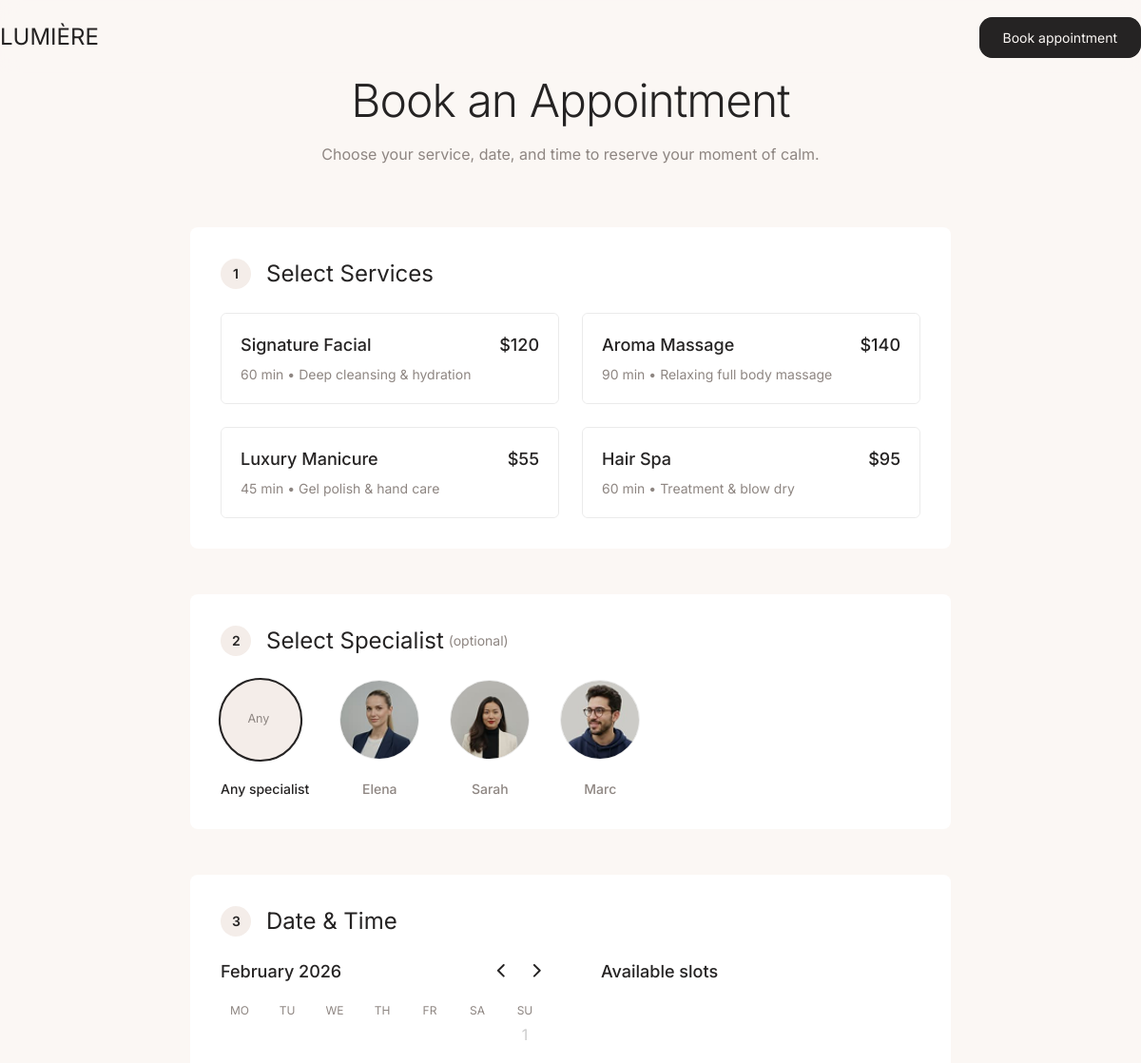
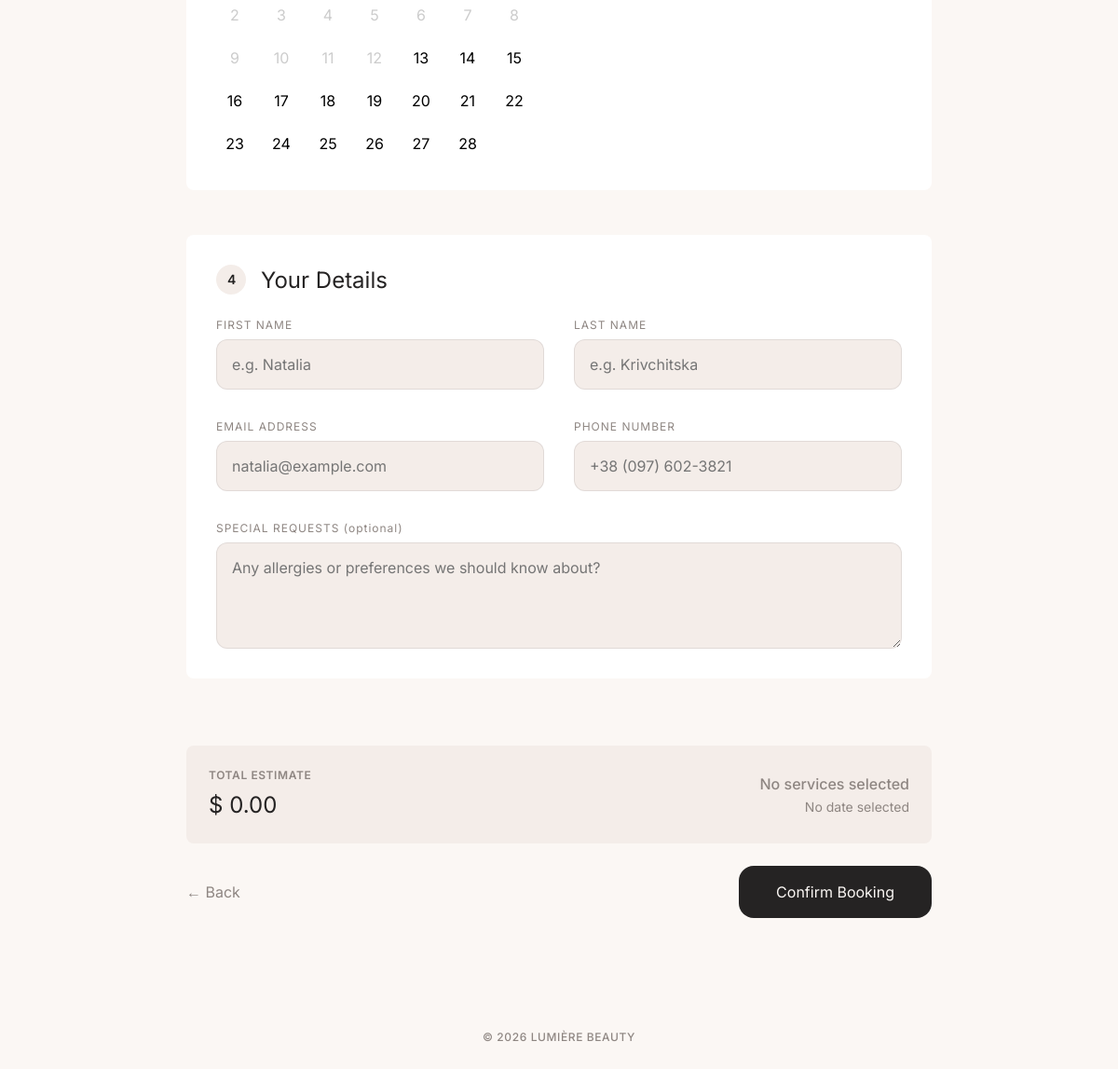
/book/, run on the app's committed database (2 pictures, top to bottom).
### main/models.py (models this page shows, shortened)
class Service(models.Model):
    service_name = models.CharField(max_length=200)
    price = models.DecimalField(max_digits=8, decimal_places=2)
    service_description = models.TextField(null=True, blank=True)

class Specialist(models.Model):
    name = models.CharField(max_length=200)
    photo = models.ImageField(upload_to='specialists/', blank=True, null=True)

### main/views.py (the view, shortened to what this page needs)
# urls.py: path('book/', BookingCreateView.as_view(), name='book'),
class BookingCreateView(CreateView):
    model = Booking
    form_class = BookingForm
    template_name = "main/book.html"
    def get_context_data(self, **kwargs):
        context = super().get_context_data(**kwargs)
        context["services"] = Service.objects.all()
        context["specialists"] = Specialist.objects.all()
        return context

### main/templates/main/book.html (shortened to what this page needs)
{% load static %}
<!DOCTYPE html>
<html lang="en">
<head>
    <link rel="stylesheet" href="{% static 'css/style.css' %}">
</head>
<body>
<main>
   <header class="nav">
    <nav class="navigation">
        <a href="{% url 'main:index' %}" class="navigation__logo">
            LUMIÈRE
        </a>
        <div class="navigation__button">
            <a href="{% url 'main:book' %}">Book appointment</a>
        </div>
    </nav>
    </header>
<form method="POST" action="{% url 'main:book' %}">
<section class="text_section">
    <h1 class="text_section__title">Book an Appointment</h1>
    <h3 class="text_section__description">Choose your service, date, and time to reserve your moment of calm.</h3>
</section>
<section class="service_select">
    <div class="service_select__upper">
        <div class="number_round first_round">
            <span class="number first_number">1</span>
        </div>
        <p>Select Services</p>
    </div>
    <fieldset class="service_select__lower">
    {% for service in services %}
        <label class="service_select__card">
            <div class="service_select__content">
                <div class="service_select__title-price">
                    <h4>{{ service.service_name }}</h4>
                    <p class="service_select__price">
                        ${{ service.price|floatformat:0 }}
                    </p>
                </div>
                {% if service.service_description %}
                    <p class="service_select__description">
                        {{ service.service_description }}
                    </p>
                {% endif %}
            </div>
        </label>
    {% endfor %}
</fieldset>
</section>
<section class="specialist_select">
    <div class="service_select__upper specialist_select__upper">
        <div class="number_round second_round">
            <span class="number second_number">2</span>
        </div>
        <p>Select Specialist</p>
        <p class="optional">(optional)</p>
    </div>
    <div class="specialist_select__lower">
        <label class="specialist_select__card">
            <div class="specialist_select__content">
                <div class="specialist_select__round">
                    <span>Any</span>
                </div>
                <p>Any specialist</p>
            </div>
        </label>
        {% for specialist in specialists %}
            <label class="specialist_select__card">
                <div class="specialist_select__content">
                    {% if specialist.photo %}
                        <img
                            src="{{ specialist.photo.url }}"
                            alt="{{ specialist.name }}"
                        >
                    {% else %}
                        <div class="specialist_select__round">
                            <span>{{ specialist.name|first }}</span>
                        </div>
                    {% endif %}
                    <p>{{ specialist.name }}</p>
                </div>
            </label>
        {% endfor %}
    </div>
</section>
<section class="data_select">
  <div class="service_select__upper">
      <div class="number_round first_round">
          <span class="number third_number">3</span>
      </div>
      <p>Date & Time</p>
  </div>
  <div class="booking-wrapper">
    <div class="calendar-section">
      <div class="calendar-header">
        <h2 id="monthYear"></h2>
        <div class="calendar-nav">
          <button type="button" id="prevBtn">
            <img src="{% static 'img/Vector1.svg' %}" alt="">
          </button>
          <button type="button" id="nextBtn">
            <img src="{% static 'img/Vector2.svg' %}" alt="">
          </button>
        </div>
      </div>
      <div class="weekdays">
        <span>MO</span><span>TU</span><span>WE</span>
        <span>TH</span><span>FR</span><span>SA</span><span>SU</span>
      </div>
      <div id="calendarDays" class="calendar-days"></div>
    </div>
    <div class="slots-section">
      <h3>Available slots</h3>
    </div>
  </div>
</section>
<section class="details-select">
    <div class="service_select__upper">
        <div class="number_round first_round">
            <span class="number fourth_number">4</span>
        </div>
        <p>Your Details</p>
    </div>
    <fieldset class="booking-fieldset">
        <div class="form-grid">
            <div class="form-group" style="width: 100%">
                <label for="{{ form.first_name.id_for_label }}">
                    First Name
                </label>
                {{ form.first_name }}
            </div>
            <div class="form-group">
                <label for="{{ form.last_name.id_for_label }}">
                    Last Name
                </label>
                {{ form.last_name }}
            </div>
            <div class="form-group">
                <label for="{{ form.email.id_for_label }}">
                    Email Address
                </label>
                {{ form.email }}
            </div>
            <div class="form-group">
                <label for="{{ form.phone_number.id_for_label }}">
                    Phone Number
                </label>
                {{ form.phone_number }}
            </div>
        </div>
        <div class="form-group full-width">
            <label for="{{ form.requests.id_for_label }}">
                Special Requests
                <span class="optional">(optional)</span>
            </label>
            {{ form.requests }}
        </div>
    </fieldset>
</section>
<section class="total" aria-labelledby="summary-title">
  <div class="summary-left">
    <p id="summary-title" class="summary-label">
      Total Estimate
    </p>
    <p class="summary-price">
      <span class="currency">$</span>
      <span id="totalAmount">0.00</span>
    </p>
  </div>
  <div class="summary-right">
    <p id="summaryServices" class="summary-service">
    </p>
    <p id="summaryDetails" class="summary-details">
    </p>
  </div>
</section>
<div class="booking-actions">
  <a href="{% url 'main:index' %}" class="btn-back">
    ← Back
  </a>
  <button type="submit" class="btn-confirm">
    Confirm Booking
  </button>
</div>
</form>
<div class="footer_booking">© 2026 Lumière Beauty</div>
</main>
</body>
</html>

### data on the page
Service: service_name "Signature Facial", price "120", service_description "60 min • Deep cleansing & hydration"
Service: service_name "Aroma Massage", price "140", service_description "90 min • Relaxing full body massage"
Service: service_name "Luxury Manicure", price "55", service_description "45 min • Gel polish & hand care"
Service: service_name "Hair Spa", price "95", service_description "60 min • Treatment & blow dry"
Specialist: photo (picture), name "Elena"
Specialist: photo (picture), name "Sarah"
Specialist: photo (picture), name "Marc"
